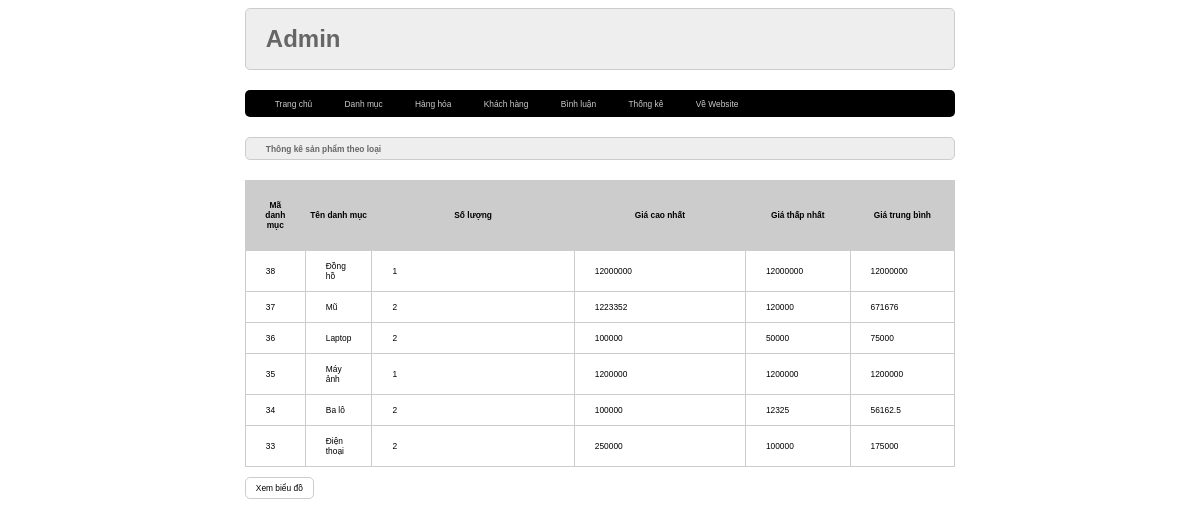
The page /admin/index.php?act=thongke on the database its author committed.
### tables this page shows
CREATE TABLE `danhmuc` (
  `id` int(11) NOT NULL,
  `name` varchar(255) NOT NULL
);

### model/pdo.php (called while the page is built, shortened)
<?php
function pdo_get_connection(){
    $dburl = "mysql:host=localhost;dbname=duanmau2022;charset=utf8";
    $username = 'root';
    $password = '';
    $conn = new PDO($dburl, $username, $password);
    $conn->setAttribute(PDO::ATTR_ERRMODE, PDO::ERRMODE_EXCEPTION);
    return $conn;
}
function pdo_query($sql){
    $sql_args = array_slice(func_get_args(), 1);
    try{
        $conn = pdo_get_connection();
        $stmt = $conn->prepare($sql);
        $stmt->execute($sql_args);
        $rows = $stmt->fetchAll();
        return $rows;
    }
    catch(PDOException $e){
        throw $e;
    }
    finally{
        unset($conn);
    }
}

### model/cart.php (called while the page is built, shortened)
<?php
function loadall_thongke(){
    $sql="select danhmuc.id as madm, danhmuc.name as tendm, count(sanpham.id) as countsp, min(sanpham.price) as minprice,max(sanpham.price) as maxprice,avg(sanpham.price) as avgprice";
    $sql.=" from sanpham left join danhmuc on danhmuc.id=sanpham.iddm";
    $sql.=" group by danhmuc.id order by danhmuc.id desc";
    $listtk=pdo_query($sql);
    return $listtk;
}
?>

### admin/thongke/list.php (the view)
<div class="row ">
    <div class="row frmtitle">
        <h1>Thông kê sản phẩm theo loại</h1>
    </div>
    <div class="row frmcontent">
        <div class="row mb10 frmdsloai">
            <table>
                <tr>
                    <th>Mã danh mục</th>
                    <th>Tên danh mục</th>
                    <th>Số lượng</th>
                    <th>Giá cao nhất</th>
                    <th>Giá thấp nhất</th>
                    <th>Giá trung bình</th>
                </tr>
                <?php
                    foreach ($listthongke as $thongke) {
                       extract($thongke);
                       echo '<tr>
                       <td>'.$madm.'</td>
                       <td>'.$tendm.'</td>
                       <td>'.$countsp.'</td>
                       <td>'.$maxprice.'</td>
                       <td>'.$minprice.'</td>
                       <td>'.$avgprice.'</td>
                   </tr>';
                    }
                ?>
            </table>
        </div>
        <div class="row mb10">
            <a href="index.php?act=bieudo"><input type="button" value="Xem biểu đồ"></a>
        </div>
    </div>
</div>

### view/css/style.css (style rules this page uses)
* { box-sizing: border-box; font-family: sans-serif; font-size: 0.7vw; }
.row { float: left; width: 100%; }
.mb10 { margin-bottom: 10px; }
.formtaikhoan input[type=submit], .formtaikhoan input[type=reset], .frmcontent input[type=submit], .frmcontent input[type=reset], .frmcontent input[type=button] { border-radius: 5px; padding:5px 10px; background-color: white; border: 1px #ccc solid; }
.frmtitle { background-color: #eee; border: 1px #ccc solid; color: #666; border-radius: 5px; padding: 0px 20px; }
.frmcontent { padding: 20px 0px; }
.frmdsloai table { width: 100%; border-collapse: collapse; }
.frmdsloai table th:nth-child(1) { width: 5%; padding: 20px; background-color: #ccc; }
.frmdsloai table th:nth-child(2) { width: 5%; background-color: #ccc; }
.frmdsloai table th:nth-child(3) { width: 30%; background-color: #ccc; }
.frmdsloai table th:nth-child(4) { width: 25%; background-color: #ccc; }
.frmdsloai table th:nth-child(5) { width: 15%; background-color: #ccc; }
.frmdsloai table th:nth-child(6) { width: 15%; background-color: #ccc; }
.frmdsloai table td { padding: 10px 20px; border: 1px solid #ccc; }

### rows shown on the page
danhmuc: id "38", name "Đồng hồ", countsp "1", maxprice "12000000", minprice "12000000", avgprice "12000000"
danhmuc: id "37", name "Mũ", countsp "2", maxprice "1223352", minprice "120000", avgprice "671676"
danhmuc: id "36", name "Laptop", countsp "2", maxprice "100000", minprice "50000", avgprice "75000"
danhmuc: id "35", name "Máy ảnh", countsp "1", maxprice "1200000", minprice "1200000", avgprice "1200000"
danhmuc: id "34", name "Ba lô", countsp "2", maxprice "100000", minprice "12325", avgprice "56162.5"
danhmuc: id "33", name "Điện thoại", countsp "2", maxprice "250000", minprice "100000", avgprice "175000"
